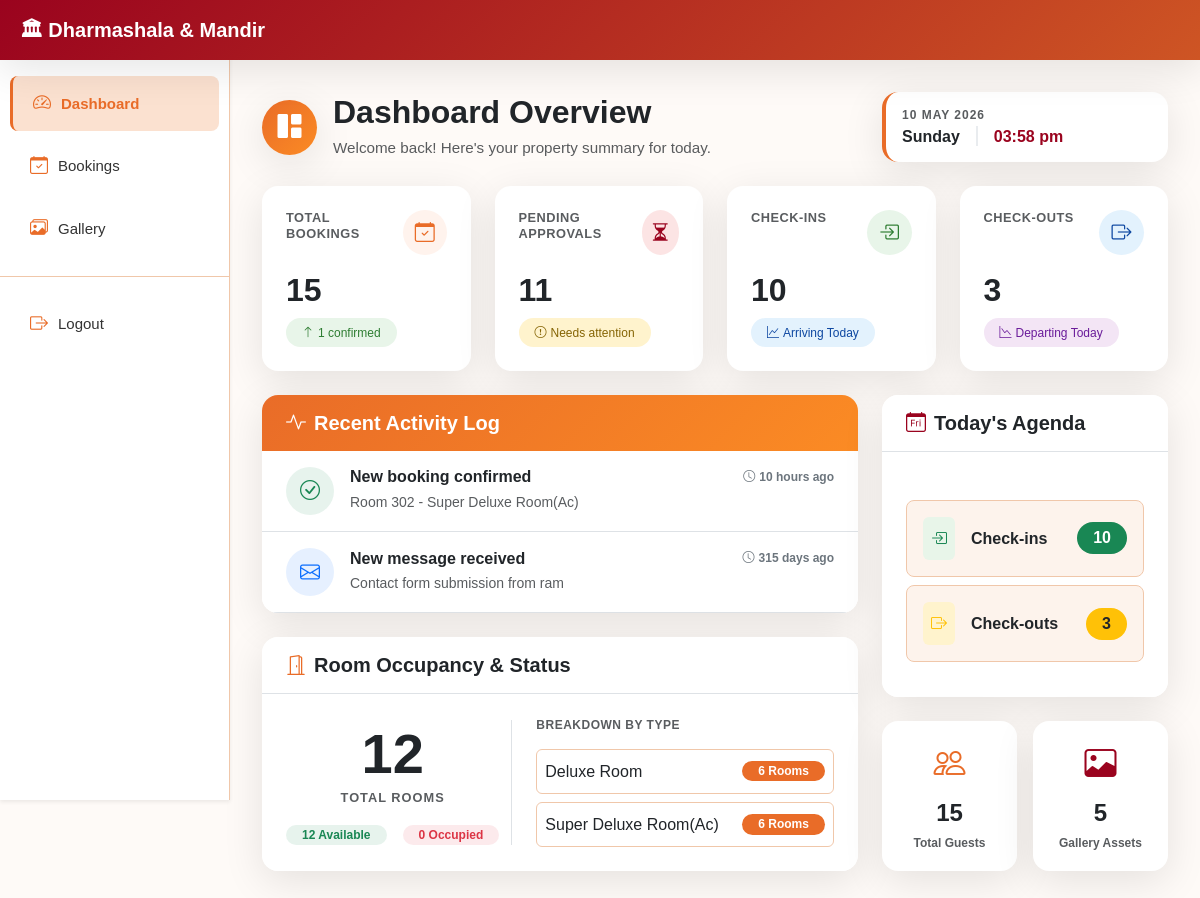
Page /api/dashboard/ (signed in) on the committed database.
### booking/models.py (models this page shows, shortened)
class RoomType(models.Model):
    name = models.CharField(max_length=100)
    description = models.TextField()
    price_per_night = models.DecimalField(max_digits=10, decimal_places=2)
    capacity = models.IntegerField()
    amenities = models.TextField(help_text="Comma-separated amenities")
    image = models.ImageField(upload_to='room_images/', blank=True, null=True)

### booking/views.py (the view, shortened to what this page needs)
# urls.py: path('dashboard/', views.dashboard, name='dashboard'),
@custom_login_required
@custom_login_required
@custom_login_required
def dashboard(request):
    current_user = get_current_user(request)
    from django.db.models import Sum, Count
    from datetime import datetime, timedelta
    total_bookings = Booking.objects.count()
    pending_bookings = Booking.objects.filter(status="pending").count()
    confirmed_bookings = Booking.objects.filter(status="confirmed").count()
    checked_in_bookings = Booking.objects.filter(status="checked_in").count()
    donations = 0  # Replace with: Donation.objects.aggregate(Sum('amount'))['amount__sum'] or 0
    unread_messages = ContactMessage.objects.filter(is_read=False).count()
    total_messages = ContactMessage.objects.count()
    total_rooms = Room.objects.count()
    available_rooms = Room.objects.filter(is_available=True).count()
    occupied_rooms = total_rooms - available_rooms
    room_types_data = RoomType.objects.annotate(room_count=Count('room'))
    total_gallery_images = Gallery.objects.count()
    active_gallery_images = Gallery.objects.filter(is_active=True).count()
    today = datetime.now().date()
    total_events = DailyEvent.objects.count()
    upcoming_events = DailyEvent.objects.filter(event_date__gte=today).count()
    today_checkins = Booking.objects.filter(check_in_date=today).count()
    today_checkouts = Booking.objects.filter(check_out_date=today).count()
    recent_bookings = Booking.objects.select_related("room", "room__room_type").order_by("-created_at")[:5]
    recent_activities = []
    for booking in Booking.objects.order_by('-created_at')[:3]:
        if booking.status == 'confirmed':
            recent_activities.append({
                'icon': 'check-circle',
                'color': 'success',
                'title': 'New booking confirmed',
                'description': f'Room {booking.room.room_number} - {booking.room.room_type.name}',
                'time': booking.created_at
            })
    for message in ContactMessage.objects.order_by('-created_at')[:2]:
        recent_activities.append({
            'icon': 'envelope',
            'color': 'primary',
            'title': 'New message received',
            'description': f'Contact form submission from {message.name}',
            'time': message.created_at
        })
    recent_activities = sorted(recent_activities, key=lambda x: x['time'], reverse=True)[:4]
    for activity in recent_activities:
        time_diff = datetime.now() - activity['time'].replace(tzinfo=None)
        if time_diff.days > 0:
            activity['time_ago'] = f"{time_diff.days} day{'s' if time_diff.days > 1 else ''} ago"
        elif time_diff.seconds // 3600 > 0:
            hours = time_diff.seconds // 3600
            activity['time_ago'] = f"{hours} hour{'s' if hours > 1 else ''} ago"
        else:
            minutes = time_diff.seconds // 60
            activity['time_ago'] = f"{minutes} minute{'s' if minutes > 1 else ''} ago"
    context = {
        "user": current_user,
        "total_bookings": total_bookings,
        "pending_bookings": pending_bookings,
        "confirmed_bookings": confirmed_bookings,
        "checked_in_bookings": checked_in_bookings,
        "donations": donations,
        "unread_messages": unread_messages,
        "total_messages": total_messages,
        "total_rooms": total_rooms,
        "available_rooms": available_rooms,
        "occupied_rooms": occupied_rooms,
        "room_types_data": room_types_data,  # <-- NEW CONTEXT VARIABLE
        "total_gallery_images": total_gallery_images,
        "active_gallery_images": active_gallery_images,
        "total_events": total_events,
        "upcoming_events": upcoming_events,
        "today_checkins": today_checkins,
        "today_checkouts": today_checkouts,
        "recent_bookings": recent_bookings,
        "recent_activities": recent_activities,
    }
    return render(request, "dashboard.html", context)

### templates/dashboard.html (shortened to what this page needs)
{% extends 'base.html' %}
{% block content %}
  <div class="container-fluid py-3">
    <div class="row mb-4 align-items-center">
      <div class="col-md-8 col-12 mb-3 mb-md-0">
        <div class="d-flex align-items-center">
          <div class="p-3 rounded-circle me-3 d-flex align-items-center justify-content-center" style="background: var(--gradient-primary); box-shadow: var(--shadow-soft); width: 55px; height: 55px;">
            <i class="bi bi-grid-1x2-fill text-white fs-4"></i>
          </div>
          <div>
            <h2 class="fw-bold text-dark mb-0">Dashboard Overview</h2>
            <p class="text-muted mb-0 mt-1" style="font-size: 0.95rem; color: var(--light-font-color);">Welcome back! Here's your property summary for today.</p>
          </div>
        </div>
      </div>
      <div class="col-md-4 col-12 text-md-end">
        <div class="d-block d-md-inline-block w-100 w-md-auto bg-white p-3 rounded-4 border-start border-4 text-start mt-2 mt-md-0" style="box-shadow: var(--shadow-soft); border-color: var(--primary-orange) !important;">
          <h6 id="date" class="text-muted mb-1 text-uppercase fw-bold" style="font-size: 0.75rem; letter-spacing: 1px;"></h6>
          <div class="d-flex align-items-center flex-wrap gap-2 gap-md-3">
            <h5 id="day" class="fw-bold text-dark mb-0 fs-6 fs-md-5"></h5>
            <div class="d-none d-sm-block" style="width: 2px; height: 20px; background-color: #e9ecef;"></div>
            <h5 id="time" class="fw-bold mb-0 fs-6 fs-md-5" style="color: var(--primary-red);"></h5>
          </div>
        </div>
      </div>
    </div>
    <div class="row g-4 mb-4">
      <div class="col-12 col-sm-6 col-xl-3">
        <div class="card h-100 border-0 rounded-4 stat-card" style="box-shadow: var(--shadow-soft);">
          <div class="card-body p-4">
            <div class="d-flex justify-content-between align-items-start mb-3">
              <h6 class="text-muted fw-semibold text-uppercase mb-0" style="font-size: 0.8rem; letter-spacing: 0.5px;">Total Bookings</h6>
              <div class="icon-box rounded-circle d-flex align-items-center justify-content-center" style="width: 45px; height: 45px; background-color: #fff3ed; color: var(--primary-orange);">
                <i class="bi bi-calendar-check fs-5"></i>
              </div>
            </div>
            <h2 class="fw-bold text-dark mb-2">{{ total_bookings }}</h2>
            <span class="badge rounded-pill px-3 py-2 fw-medium" style="background-color: #e8f5e9; color: #2e7d32;"><i class="bi bi-arrow-up me-1"></i>{{ confirmed_bookings }} confirmed</span>
          </div>
        </div>
      </div>
      <div class="col-12 col-sm-6 col-xl-3">
        <div class="card h-100 border-0 rounded-4 stat-card" style="box-shadow: var(--shadow-soft);">
          <div class="card-body p-4">
            <div class="d-flex justify-content-between align-items-start mb-3">
              <h6 class="text-muted fw-semibold text-uppercase mb-0" style="font-size: 0.8rem; letter-spacing: 0.5px;">Pending Approvals</h6>
              <div class="icon-box rounded-circle d-flex align-items-center justify-content-center" style="width: 45px; height: 45px; background-color: #fce4e4; color: var(--primary-red);">
                <i class="bi bi-hourglass-split fs-5"></i>
              </div>
            </div>
            <h2 class="fw-bold text-dark mb-2">{{ pending_bookings }}</h2>
            <span class="badge rounded-pill px-3 py-2 fw-medium" style="background-color: #fff3cd; color: #856404;"><i class="bi bi-exclamation-circle me-1"></i>Needs attention</span>
          </div>
        </div>
      </div>
      <div class="col-12 col-sm-6 col-xl-3">
        <div class="card h-100 border-0 rounded-4 stat-card" style="box-shadow: var(--shadow-soft);">
          <div class="card-body p-4">
            <div class="d-flex justify-content-between align-items-start mb-3">
              <h6 class="text-muted fw-semibold text-uppercase mb-0" style="font-size: 0.8rem; letter-spacing: 0.5px;">Check-ins</h6>
              <div class="icon-box rounded-circle d-flex align-items-center justify-content-center" style="width: 45px; height: 45px; background-color: #e8f5e9; color: #2e7d32;">
                <i class="bi bi-box-arrow-in-right fs-5"></i>
              </div>
            </div>
            <h2 class="fw-bold text-dark mb-2">{{ today_checkins }}</h2>
            <span class="badge rounded-pill px-3 py-2 fw-medium" style="background-color: #e3f2fd; color: #0d47a1;"><i class="bi bi-graph-up me-1"></i>Arriving Today</span>
          </div>
        </div>
      </div>
      <div class="col-12 col-sm-6 col-xl-3">
        <div class="card h-100 border-0 rounded-4 stat-card" style="box-shadow: var(--shadow-soft);">
          <div class="card-body p-4">
            <div class="d-flex justify-content-between align-items-start mb-3">
              <h6 class="text-muted fw-semibold text-uppercase mb-0" style="font-size: 0.8rem; letter-spacing: 0.5px;">Check-outs</h6>
              <div class="icon-box rounded-circle d-flex align-items-center justify-content-center" style="width: 45px; height: 45px; background-color: #e3f2fd; color: #0d47a1;">
                <i class="bi bi-box-arrow-right fs-5"></i>
              </div>
            </div>
            <h2 class="fw-bold text-dark mb-2">{{ today_checkouts }}</h2>
            <span class="badge rounded-pill px-3 py-2 fw-medium" style="background-color: #f3e5f5; color: #6a1b9a;"><i class="bi bi-graph-down me-1"></i>Departing Today</span>
          </div>
        </div>
      </div>
    </div>
    <div class="row g-4 mb-4">
      <div class="col-lg-8 d-flex flex-column gap-4">
        <div class="card border-0 rounded-4 overflow-hidden flex-grow-1" style="box-shadow: var(--shadow-soft);">
          <div class="card-header py-3 px-4" style="background: var(--gradient-primary); color: white; border: none;">
            <h5 class="mb-0 fw-bold"><i class="bi bi-activity me-2"></i>Recent Activity Log</h5>
          </div>
          <div class="card-body p-0 bg-white">
            {% if recent_activities %}
              <div class="list-group list-group-flush">
                {% for activity in recent_activities %}
                  <div class="list-group-item border-bottom py-3 px-4 hover-bg">
                    <div class="d-flex align-items-center">
                      <div class="rounded-circle bg-{{ activity.color }} bg-opacity-10 d-flex align-items-center justify-content-center flex-shrink-0 me-3" style="width: 48px; height: 48px;">
                        <i class="bi bi-{{ activity.icon }} text-{{ activity.color }} fs-5"></i>
                      </div>
                      <div class="flex-grow-1">
                        <div class="d-flex justify-content-between align-items-center mb-1">
                          <h6 class="mb-0 fw-bold text-dark">{{ activity.title }}</h6>
                          <small class="text-secondary fw-semibold" style="font-size: 0.75rem;"><i class="bi bi-clock me-1"></i>{{ activity.time_ago }}</small>
                        </div>
                        <p class="text-muted mb-0 small">{{ activity.description }}</p>
                      </div>
                    </div>
                  </div>
                {% endfor %}
              </div>
            {% endif %}
          </div>
        </div>
        <div class="card border-0 rounded-4 overflow-hidden" style="box-shadow: var(--shadow-soft);">
          <div class="card-header py-3 px-4 bg-white border-bottom">
            <h5 class="mb-0 fw-bold text-dark"><i class="bi bi-door-open me-2" style="color: var(--primary-orange);"></i>Room Occupancy & Status</h5>
          </div>
          <div class="card-body p-4 bg-white">
            <div class="row align-items-center">
              <div class="col-md-5 border-end text-center mb-3 mb-md-0">
                <h2 class="display-4 fw-bold text-dark mb-0">{{ total_rooms }}</h2>
                <p class="text-muted fw-semibold text-uppercase mb-0" style="letter-spacing: 1px; font-size: 0.8rem;">Total Rooms</p>
                <div class="d-flex justify-content-center gap-3 mt-3">
                  <span class="badge bg-success bg-opacity-10 text-success rounded-pill px-3">{{ available_rooms }} Available</span>
                  <span class="badge bg-danger bg-opacity-10 text-danger rounded-pill px-3">{{ occupied_rooms }} Occupied</span>
                </div>
              </div>
              <div class="col-md-7 ps-md-4">
                <h6 class="text-muted fw-semibold text-uppercase mb-3" style="font-size: 0.75rem; letter-spacing: 0.5px;">Breakdown by Type</h6>
                <div class="d-flex flex-column gap-2">
                  {% for rt in room_types_data %}
                    <div class="d-flex justify-content-between align-items-center p-2 rounded hover-bg border" style="border-color: var(--sidebar-border) !important;">
                      <span class="fw-medium text-dark">{{ rt.name }}</span>
                      <span class="badge text-white rounded-pill px-3" style="background-color: var(--primary-orange);">{{ rt.room_count }} Rooms</span>
                    </div>
                  {% empty %}
                    <p class="text-muted small text-center bg-light p-3 rounded">No room types found.</p>
                  {% endfor %}
                </div>
              </div>
            </div>
          </div>
        </div>
      </div>
      <div class="col-lg-4 d-flex flex-column gap-4">
        <div class="card border-0 h-100 rounded-4 overflow-hidden" style="box-shadow: var(--shadow-soft);">
          <div class="card-header py-3 px-4 bg-white border-bottom">
            <h5 class="mb-0 fw-bold text-dark"><i class="bi bi-calendar-day me-2" style="color: var(--primary-red);"></i>Today's Agenda</h5>
          </div>
          <div class="card-body p-4 bg-white">
            <div class="rounded-3 p-3 mb-2 d-flex justify-content-between align-items-center border" style="background-color: var(--sidebar-hover); border-color: var(--sidebar-border) !important;">
              <div class="d-flex align-items-center">
                <div class="rounded p-2 me-3" style="background-color: #e8f5e9;">
                  <i class="bi bi-box-arrow-in-right text-success"></i>
                </div>
                <span class="fw-semibold text-dark">Check-ins</span>
              </div>
              <span class="badge bg-success rounded-pill px-3 py-2 fs-6">{{ today_checkins }}</span>
            </div>
            <div class="rounded-3 p-3 d-flex justify-content-between align-items-center border" style="background-color: var(--sidebar-hover); border-color: var(--sidebar-border) !important;">
              <div class="d-flex align-items-center">
                <div class="rounded p-2 me-3" style="background-color: #fff3cd;">
                  <i class="bi bi-box-arrow-right text-warning"></i>
                </div>
                <span class="fw-semibold text-dark">Check-outs</span>
              </div>
              <span class="badge bg-warning text-dark rounded-pill px-3 py-2 fs-6">{{ today_checkouts }}</span>
            </div>
          </div>
        </div>
        <div class="row g-3">
          <div class="col-6">
            <div class="card border-0 rounded-4 stat-card h-100" style="box-shadow: var(--shadow-soft); background: white;">
              <div class="card-body p-3 text-center">
                <i class="bi bi-people fs-2 mb-2 d-block" style="color: var(--primary-orange);"></i>
                <h4 class="fw-bold text-dark mb-0">{{ total_bookings }}</h4>
                <small class="text-muted fw-semibold" style="font-size: 0.75rem;">Total Guests</small>
              </div>
            </div>
          </div>
          <div class="col-6">
            <div class="card border-0 rounded-4 stat-card h-100" style="box-shadow: var(--shadow-soft); background: white;">
              <div class="card-body p-3 text-center">
                <i class="bi bi-image fs-2 mb-2 d-block" style="color: var(--primary-red);"></i>
                <h4 class="fw-bold text-dark mb-0">{{ active_gallery_images }}</h4>
                <small class="text-muted fw-semibold" style="font-size: 0.75rem;">Gallery Assets</small>
              </div>
            </div>
          </div>
        </div>
      </div>
    </div>
  </div>
{% endblock %}

### rows in the picture
RoomType: name "Deluxe Room", room_count "6"
RoomType: name "Super Deluxe Room(Ac)", room_count "6"

### other values in the picture
{{ total_bookings }} "15"
{{ confirmed_bookings }} "1"
{{ pending_bookings }} "11"
{{ today_checkins }} "10"
{{ today_checkouts }} "3"
{{ activity.title }} "New booking confirmed" "New message received"
{{ activity.time_ago }} "10 hours ago" "315 days ago"
{{ activity.description }} "Room 302 - Super Deluxe Room(Ac)" "Contact form submission from ram"
{{ total_rooms }} "12"
{{ available_rooms }} "12"
{{ occupied_rooms }} "0"
{{ active_gallery_images }} "5"
